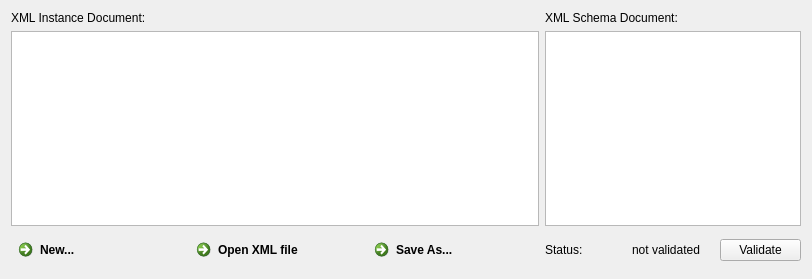
<?xml version="1.0" encoding="UTF-8"?>
<ui version="4.0">
 <class>XmlEditor</class>
 <widget class="QWidget" name="XmlEditor">
  <property name="geometry">
   <rect>
    <x>0</x>
    <y>0</y>
    <width>812</width>
    <height>279</height>
   </rect>
  </property>
  <layout class="QGridLayout" name="gridLayout">
   <item row="0" column="0">
    <widget class="QLabel" name="instanceLabel">
     <property name="text">
      <string>XML Instance Document:</string>
     </property>
    </widget>
   </item>
   <item row="0" column="1" rowspan="2">
    <layout class="QVBoxLayout" name="verticalLayout_2">
     <item>
      <widget class="QLabel" name="schemaLabel">
       <property name="text">
        <string>XML Schema Document:</string>
       </property>
      </widget>
     </item>
     <item>
      <widget class="QTextBrowser" name="schemaView"/>
     </item>
    </layout>
   </item>
   <item row="1" column="0">
    <widget class="QTextEdit" name="instanceEdit">
     <property name="sizePolicy">
      <sizepolicy hsizetype="Expanding" vsizetype="Expanding">
       <horstretch>1</horstretch>
       <verstretch>0</verstretch>
      </sizepolicy>
     </property>
    </widget>
   </item>
   <item row="2" column="0">
    <layout class="QHBoxLayout" name="horizontalLayout_2">
     <item>
      <widget class="QCommandLinkButton" name="newButton">
       <property name="text">
        <string>New...</string>
       </property>
      </widget>
     </item>
     <item>
      <widget class="QCommandLinkButton" name="openButton">
       <property name="text">
        <string>Open XML file</string>
       </property>
      </widget>
     </item>
     <item>
      <widget class="QCommandLinkButton" name="saveButton">
       <property name="text">
        <string>Save As...</string>
       </property>
      </widget>
     </item>
    </layout>
   </item>
   <item row="2" column="1">
    <layout class="QHBoxLayout" name="horizontalLayout">
     <item>
      <widget class="QLabel" name="label">
       <property name="text">
        <string>Status:</string>
       </property>
      </widget>
     </item>
     <item>
      <widget class="QLabel" name="validationStatus">
       <property name="text">
        <string>not validated</string>
       </property>
      </widget>
     </item>
     <item>
      <widget class="QPushButton" name="validateButton">
       <property name="text">
        <string>Validate</string>
       </property>
      </widget>
     </item>
    </layout>
   </item>
  </layout>
 </widget>
 <resources/>
 <connections/>
</ui>
